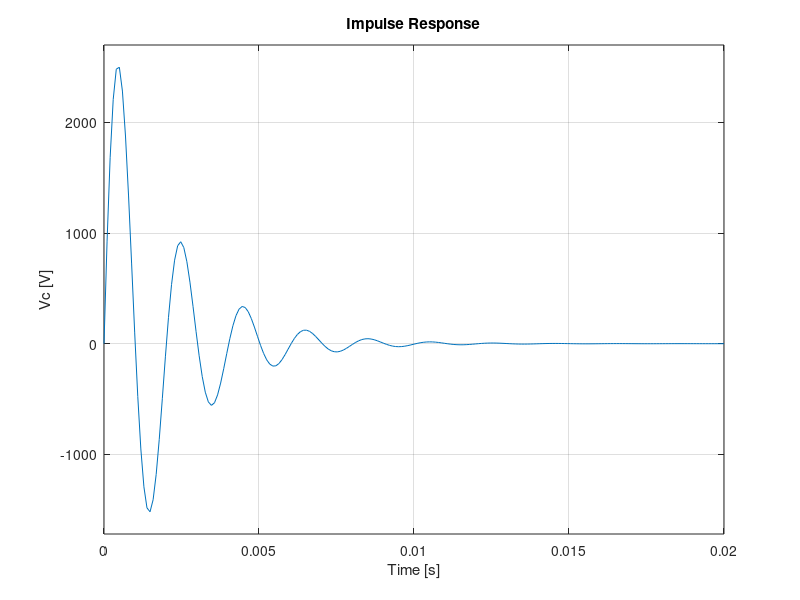

Here is the MATLAB script that generated this plot: (Note: this script raises an error after producing the figure.)
%% ============================================================
%  ESPACIO DE ESTADOS
%  Autor: Jaime Patricio Chiqui Chiqui
%  Universidad de Cuenca - Ingeniería en Telecomunicaciones
% =============================================================
% Limpiar entorno
clc; clear; close all;

% Parámetros del circuito
R = 100;    % Resistencia (ohmios)
L = 0.1;    % Inductancia (henrios)
Cap = 1e-6; % Capacitancia (faradios)

%% Matriz de estados de la Guia
A = [0 1; -1/(L*Cap) -R/L]; % Matriz de Estado
B = [0; 1/L];               % Matriz de Entrada
C = [1/Cap 0];              % Matriz de Salida
D = 0;                      % Matriz de Transferencia directa

sys = ss(A,B,C,D);
figure();
subplot(2,1,1);
step(sys);
xlabel('Time [s]'); ylabel('Vc [V]');grid on;

subplot(2,1,2);
impulse(sys);
xlabel('Time [s]'); ylabel('Vc [V]');grid on;
sgtitle("Grafica de la guia");

%% Resuelto en clase
    % x1 = i(t);   x2 = V_c(t)
% Matriz de estados 
A1 = [-R/L -1/L; 1/Cap 0];   % Matriz de Estado
B1 = [1/L; 0];               % Matriz de Entrada
C1 = [0 1; 1 0];             % Matriz de Salida: [v_c; i]
D1 = 0;                      % Matriz de Transferencia directa

sys1 = ss(A1,B1,C1,D1);
figure();
subplot(2,1,1);
step(sys1);
xlabel('Time [s]'); ylabel('i(t) --- Vc [V]'); grid on;

subplot(2,1,2);
impulse(sys1);
xlabel('Time [s]'); ylabel('i(t) --- Vc [V]'); grid on;
sgtitle("Grafica EE Resuelto en clase");

%% Pasar de EE a ft y viceversa
% De Espacio de Estados a ft 
[num1, den1] = ss2tf(A1, B1, C1(1,:), D1); % v_c(s)/U(s)
[num2, den2] = ss2tf(A1, B1, C1(2,:), D1); % i(s)/U(s)
G1 =  tf(num1, den1); G2 =  tf(num2, den2);
% ft a Espacio de Estados
[Ap, Bp, Cp, Dp] = tf2ss(num1, den1);

%% Espacio de estados (integracion RK)
function dx = modelRLC(t, x, A, B, u)
    dx = A * x + B * u; % Ecuación de Estado
end

ts = 0.015;      % Tiempo de simulación
tspan = [0 ts];  % Intervalo de tiempo
u = 1;           % Voltaje de entrada
x0 = [0; 0];     % Condiciones iniciales
[t, X] = ode45(@(t,x) modelRLC(t, x, A1, B1, u), tspan, x0);
y = C1 * X.' + D1 * u;

% Gráfica del resultado
figure();
plot(t, y);
xlabel('Tiempo [s]');
ylabel('Vc [V]');
title('Respuesta del sistema RLC usando ode45');
grid on;

%% 4. Respuesta a una señal arbitraria (PRBS)
ts = 0.1;      % Periodo de muestreo
t_total = 40;  % Tiempo total de simulación

t1 = 0:ts:10-ts; y1 = sin(2*pi*0.25*t1);            % 0-10s → Sinusoidal 
t2 = 10:ts:15-ts; y2 = 3 * ones(size(t2));          % 10-15s → Escalón (valor 3)
t3 = 15:ts:20-ts; y3 = linspace(3, 5, length(t3));  % 15-20s → Rampa ascendente (3 a 5)
t4 = 20:ts:25-ts; y4 = 5 * ones(size(t4));          % 20-25s → Escalón (valor 5)
t5 = 25:ts:30-ts; y5 = linspace(5, -3, length(t5)); % 25-30s → Rampa descendente (5 a -3)
t6 = 30:ts:t_total; y6 = -3 * ones(size(t6));       % 30-40s → Escalón de bajada (-3)

% Combinar todas las secciones
valores = [y1, y2, y3, y4, y5, y6]';

ts = 0.05;   % Tiempo de simulación
x0 = [0; 0]; % Estado inicial
tspan = linspace(0, ts, length(valores));

% Inicialización
N = length(valores);
X = zeros(N, 2);
X(1, :) = x0';
t = zeros(N, 1);
t(1) = tspan(1);

for k = 2:N
    u = valores(k);
    [tk, Xk] = ode45(@(t, x) modelRLC(t, x, A1, B1, u), [tspan(k-1), tspan(k)], X(k-1, :)');
    t(k) = tk(end, :);
    X(k, :) = Xk(end, :);
end

% Cálculo de la salida
y = C1 * X' + D1 * valores';

%% Graficas
figure;
subplot(2,1,1);
plot(tspan, valores, 'b');
title('Señal de entrada');
xlabel('Tiempo [s]');
ylabel('Amplitud'); grid on;

subplot(2,1,2);
plot(t, y, 'r');
title('Salida del sistema');
xlabel('Tiempo [s]');
ylabel('Voltaje V_c [V]'); grid on;